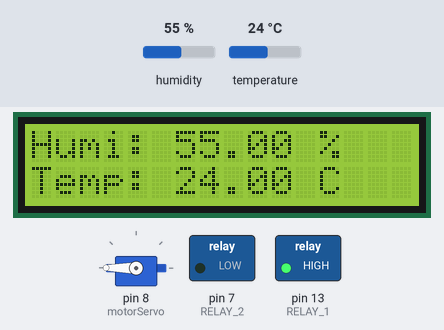
Recording of a sketch running on a simulated Arduino Uno, built with avr-gcc and run on an emulated ATmega328P. Shown: 16×2 character LCD, servo, switched loads named in the sketch (green lamp = pin HIGH). The inputs (shaded band) are chosen by the test bench; at power-on: humidity 55 %, temperature 24 °C. What the sketch prints to the serial monitor is not drawn.

Above: at 3.2 s.
3.3 s: humidity set to 51 %
At 13.1 s:
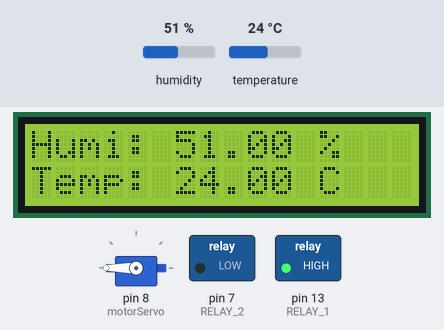
13.6 s: humidity set to 48 %
At 23.0 s:
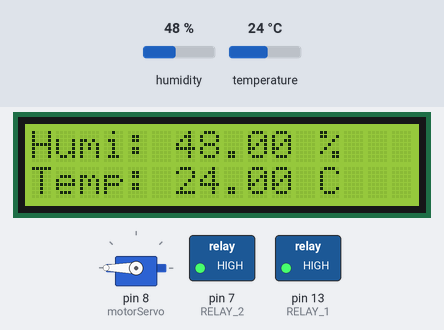
23.6 s: temperature set to 37 °C
At 32.9 s:
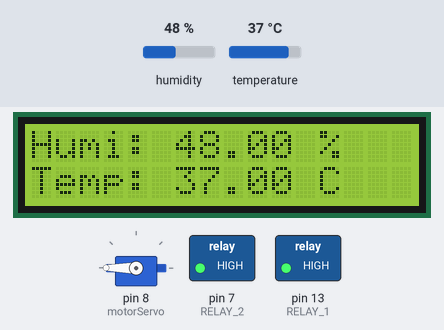
33.6 s: temperature set to 40 °C
At 42.8 s:
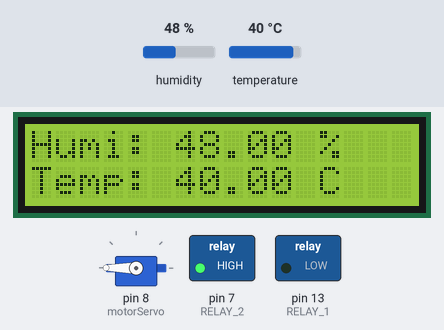
43.7 s: humidity set to 59 %
At 52.8 s:
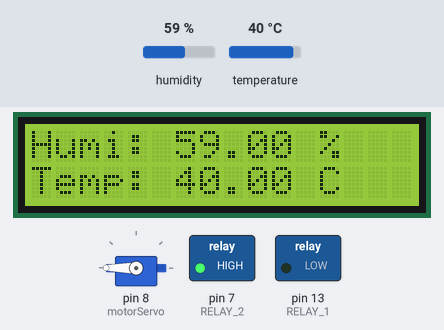
53.7 s: humidity set to 62 %
At 62.7 s:
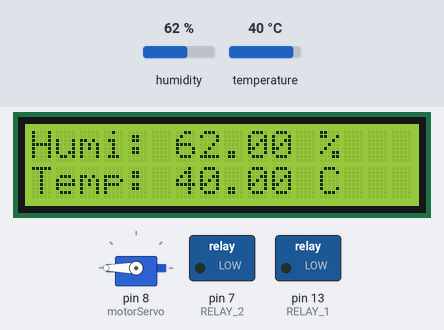
Timing chart, 0 to 78.8 s (numbered marks = the images above; inputs shaded):
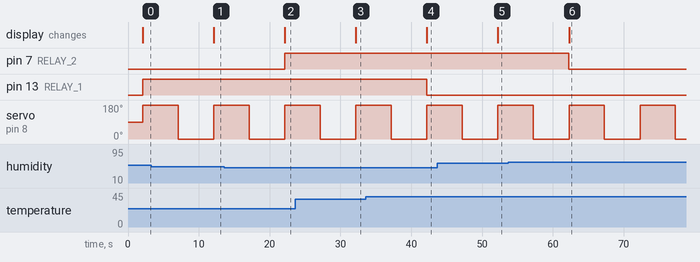

The sketch:

Program_Sistem_Inkubator_Telur.ino
```cpp
#include "DHT.h" // Library DHT
#define DHTPIN 2 // deklarasi pin yang digunakan untuk sensor DHT11
#define DHTTYPE DHT11 // definisi tipe DHT yang digunakan
DHT dht(DHTPIN, DHTTYPE); // deklarasi untuk mengenalkan pin DHT dan tipe DHT yang digunakan
#include <Servo.h> // Library Servo
Servo motorServo; // membuat variabel servo untuk dikendalikan
#define RELAY_ON 1
#define RELAY_OFF 0
#define RELAY_1  13
#define RELAY_2  7
#include <LiquidCrystal.h> //Library LCD
LiquidCrystal lcd(A0, A1, A2, A3, A4, A5);

void setup() {
  Serial.begin(9600);
  Serial.println("DHT11 test!");
  dht.begin();

 // Set pin keluaran.
  pinMode(RELAY_1, OUTPUT);
  pinMode(RELAY_2, OUTPUT);

 // Inisialisasi relay satu mati sehingga saat reset akan mati secara default.
  digitalWrite(RELAY_1, RELAY_OFF);

  lcd.begin(16, 2);
  lcd.setCursor(0,0);
  lcd.print("SISTEM");
  lcd.setCursor(1,1);
  lcd.print("INKUBATOR TELUR");
  delay(2000);
  lcd.clear();

 // Set pin keluaran.
  motorServo.attach(8); // servo Pada Pin digital 8
}

void loop() {
  // Baca humidity (kelembaban) dan temperature (suhu)
  float h = dht.readHumidity(); // pembaca Humidity/Kelembaban
  float t = dht.readTemperature(); // pembaca Temperatur/Suhu

  // Cek hasil pembacaan, dan tampilkan bila ok
  if (isnan(t) || isnan(h)) // isnan adalah type data yang digunakan oleh dht
  {
    Serial.println("Failed to read from DHT");
    return;
  }

  if (t<37.77) // inisialisasi jika suhu kurang dari 37.77 Relay 1 akan ON
{
  digitalWrite(RELAY_1, RELAY_ON);
}
 else if (t>38.33) // inisialisasi jika suhu lebih dari 38.33 Relay 1 akan OFF
{
  digitalWrite(RELAY_1, RELAY_OFF);
}

  if (h<50.00) // inisialisasi jika kelembaban kurang dari 50 Relay 2 akan ON
{
  digitalWrite(RELAY_2, RELAY_ON);
}
 else if (h>60.00) // inisialisasi jika kelembaban lebih dari 60 Relay 2 akan OFF
{
  digitalWrite(RELAY_2, RELAY_OFF);
}

    Serial.print("Humidity: ");
    Serial.print(h);
    Serial.print(" %t");

    Serial.print("Temperature: ");
    Serial.print(t);
    Serial.println(" *C");

  lcd.setCursor(0,0);
  lcd.print("Humi: ");
  lcd.print(h);
  lcd.print(" %      ");
  lcd.setCursor(0,1);
  lcd.print("Temp: ");
  lcd.print(t);
  lcd.print(" C      ");

   motorServo.write(180);  // Memutar Servo ke kiri 180 derajat
   delay(5000);
   motorServo.write(0);   // Memutar Servo ke kanan kembali ke 0 derajat
   delay(5000);

}
```

Measured:
- the behaviour switches between 50 and 49 % on humidity (found by bisection; images 1 and 2)
- the behaviour switches between 38 and 39 °C on temperature (found by bisection; images 3 and 4)
- the behaviour switches between 60 and 61 % on humidity (found by bisection; images 5 and 6)
- after the input at 3.3 s, the display: changes after 8.8 s (image 1)
- after the input at 13.6 s, pin 7 (RELAY_2): LOW → HIGH after 8.6 s; the display: changes after 8.6 s (image 2)
- after the input at 23.6 s, the display: changes after 8.6 s (image 3)
- after the input at 33.6 s, pin 13 (RELAY_1): HIGH → LOW after 8.6 s; the display: changes after 8.6 s (image 4)
- after the input at 43.7 s, the display: changes after 8.6 s (image 5)
- after the input at 53.7 s, pin 7 (RELAY_2): HIGH → LOW after 8.6 s; the display: changes after 8.6 s (image 6)
